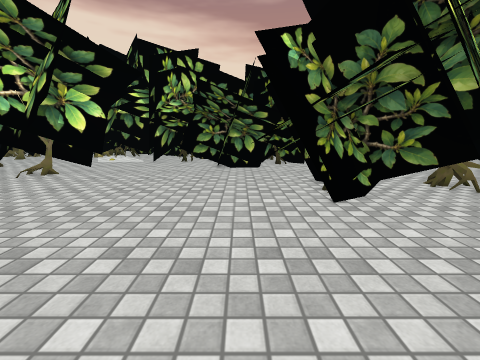
View 1 (above)

24 first-person views from a walk through a 3-D level made in the Unity game engine. The camera is 1.2 m above the floor, tilts 10° down and sees 90° across. The floor is counted in squares, 0.5 m on a side. Each view is taken from the middle of a square. On the plan, view 1 faces up. The plan holds only what a view shows up to about 17 squares ahead; the rest is blank. The place goes on beyond the plan. The player character is not drawn. Some surface patterns are stand-ins.

View 2
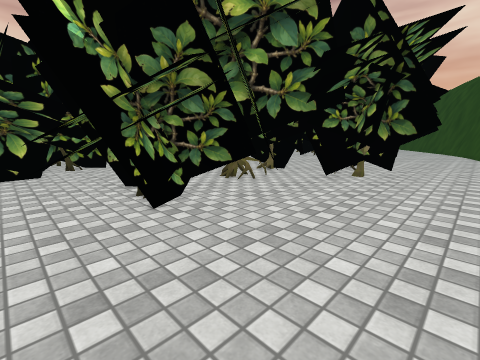

View 3
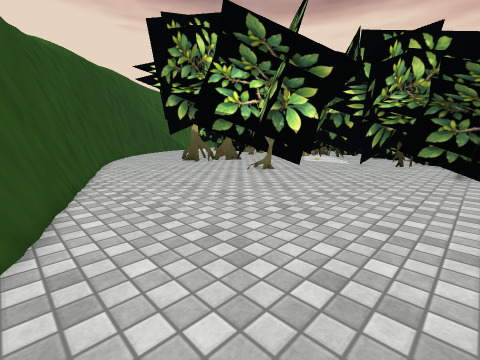

View 4
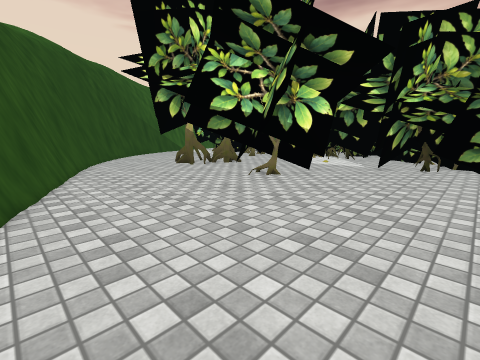

View 5
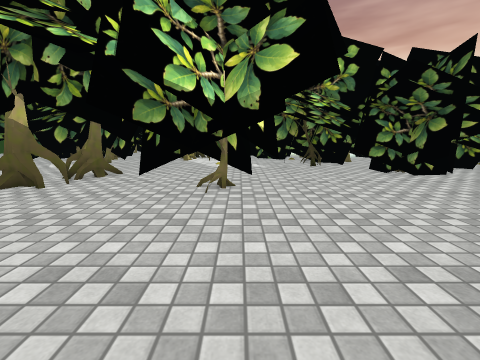

View 6
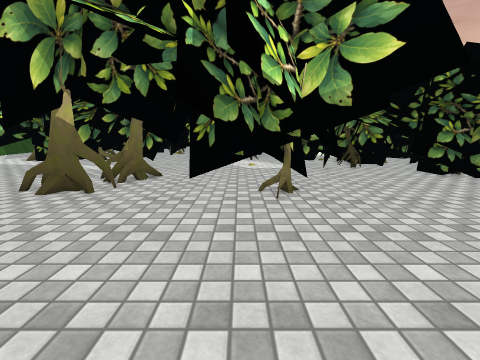

View 7
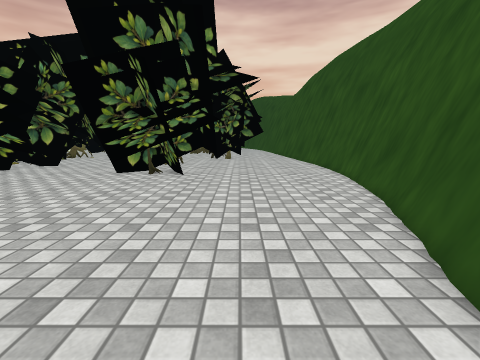

View 8
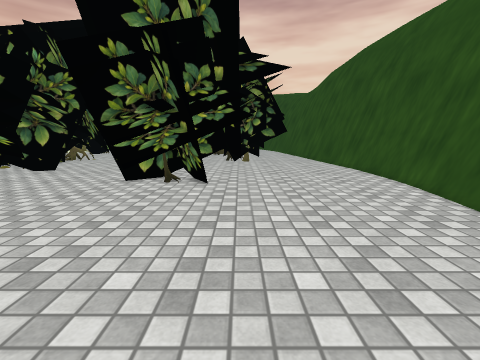

View 9
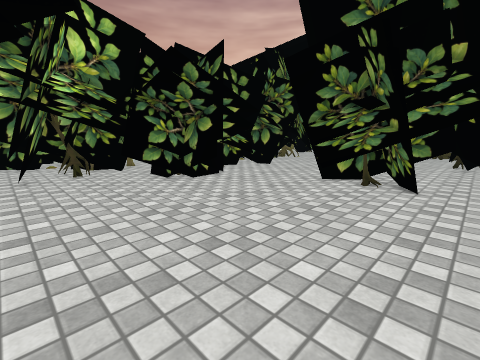

View 10
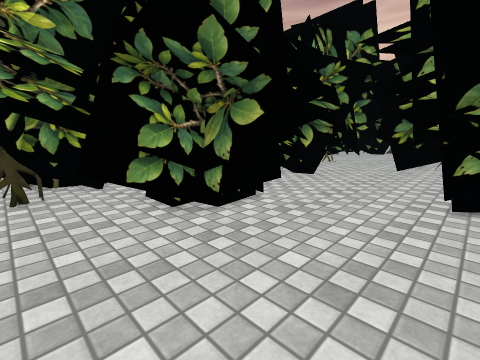

View 11
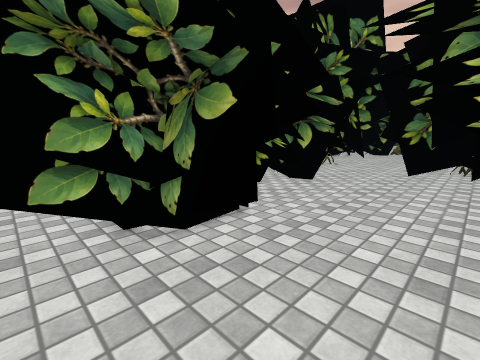

View 12
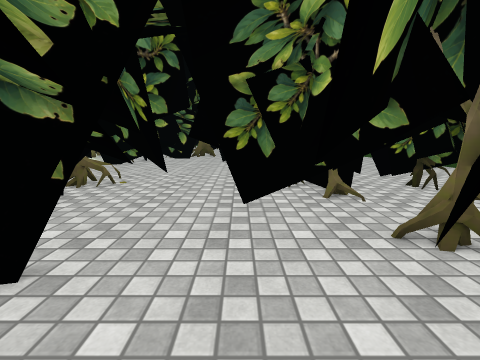

View 13
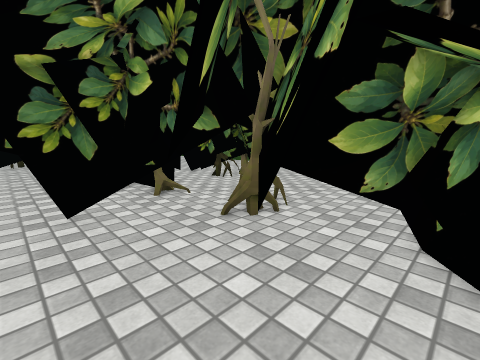

View 14
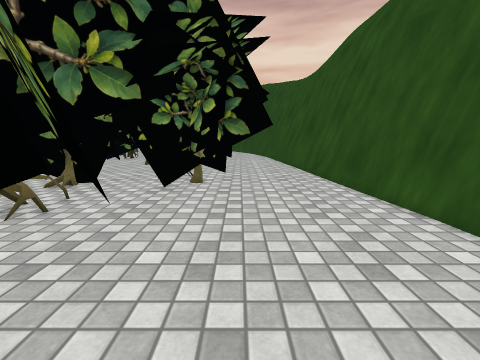

View 15
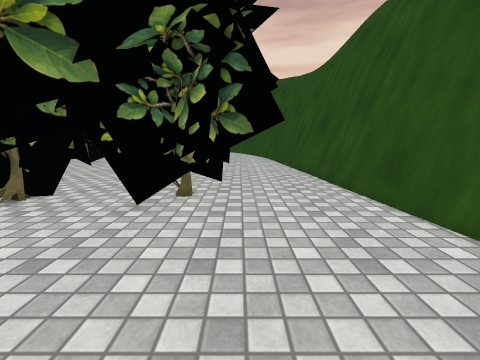

View 16
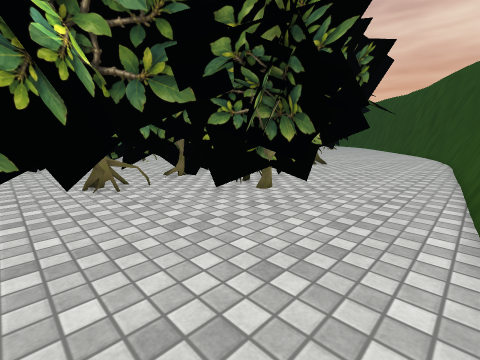

View 17
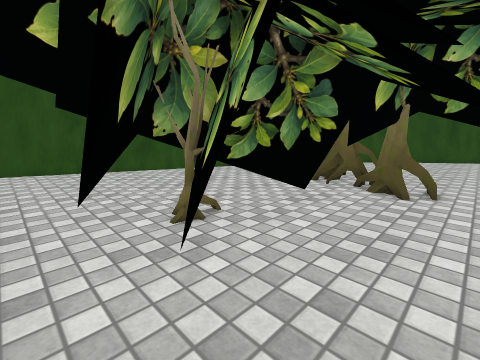

View 18
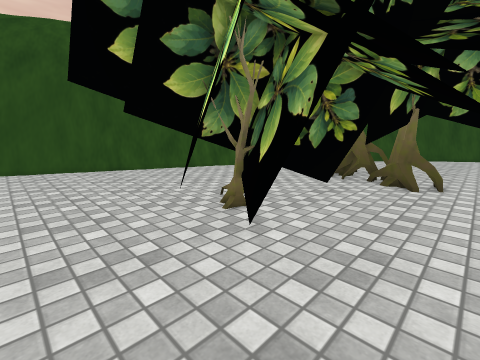

View 19
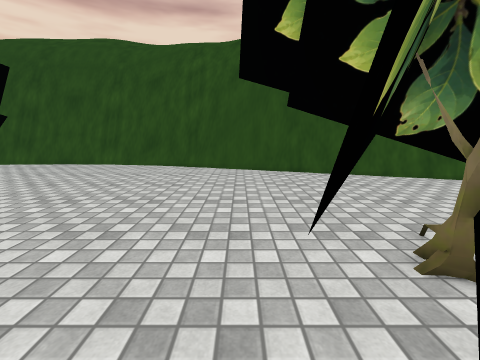

View 20
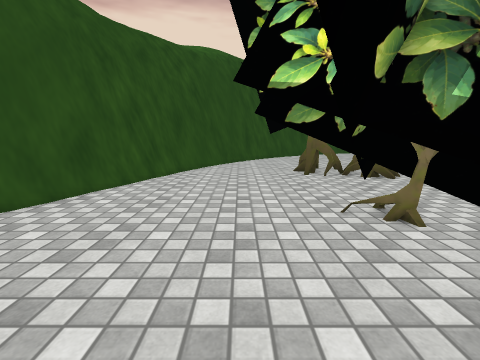

View 21
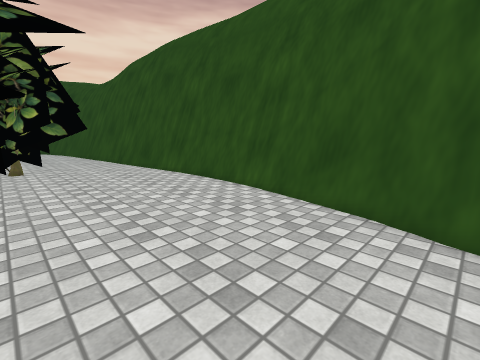

View 22
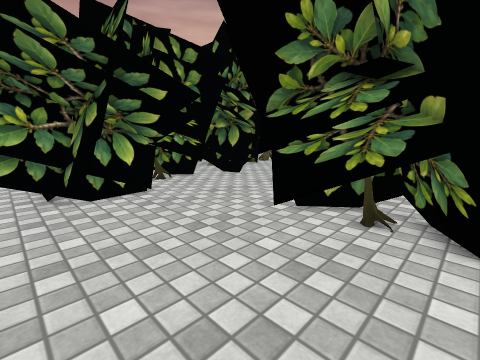

View 23
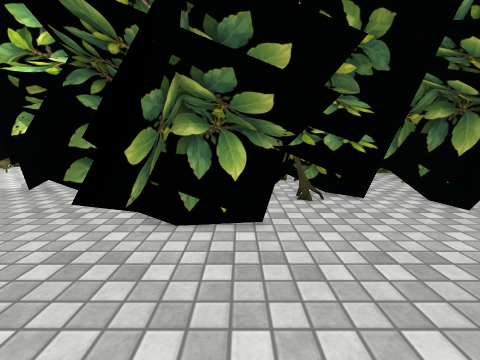

View 24
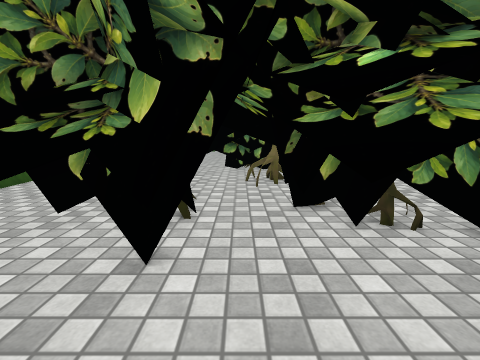

### Floor plan
Key: @ floor where view 1 was taken; # wall or solid block; . floor; / step, stairs or slope; = window, fence, low wall or low ledge; O other object.
Columns run from 23 left of view 1 to 27 right of it. Each row starts with its distance up from view 1.
 22 ..O..... O.....O.OOO     OOOOO OOO      O  O
 21 .OO....OOO........OO.OO  OOOOO.OOOO  OOO......
 20 .OO/...............OOOOO OOOO..OOOO  OO.......
 19 OOOOO .....OO......OOOOOO OO..........    ....
 18  ..   O...OOOO.......OO..OO..........OOO   .......
 17 OO.OO.OOO.OOOO........O.............OO     .......
 16 OO.....OOOOOO.........O.........O...OO OOO    .
 15 O.......OOOO................O...OO.  OO OOO ...
 14 O.......OOOO..............OOO.OOOOOOOOOOOOOO...
 13  ......OO.OOO............OOOO..OOOOOOOOOOOOOO.
 12 .......O................OOOOOOOOOOOO OO  OO O.
 11 ........................OOOOOOO..OOO O OOOO ..
 10 .........................OOOOOO..OOO.OOO. OO.  .
  9 .........................OOO.OOOOO.OOO ..O O..
  8 ..........................OO..OOO....OOOOOOO..
  7 =..........................O..OO.....OOOOOOOO..
  6 ##=#.................................OOOOOO ....
  5 ####==..............................OOOOOOO......
  4   #####==.............................OOO OO......
  3      #####=#..........................O....O.......
  2         ####==.....................................
  1           #####==..................................
  0              #####=#...@...........................
 -1                 #####==#...............#=====######
 -2                    #######=========############
 -3                         #################

Positions as (right, up) in squares from view 1, and headings:
1: (0, 0), facing up
2: (0, 1), facing up-right
3: (-1, 1), facing up-left
4: (-3, 3), facing up-left
5: (-12, 4), facing up
6: (-15, 5), facing up
7: (-12, 5), facing right
8: (-9, 7), facing right
9: (-9, 7), facing up-right
10: (-6, 13), facing up-right
11: (-4, 14), facing up-right
12: (5, 17), facing right
13: (5, 18), facing down-right
14: (3, 4), facing right
15: (6, 4), facing right
16: (7, -1), facing up-right
17: (-9, 22), facing down-left
18: (-7, 22), facing down-left
19: (-9, 20), facing down
20: (-6, 11), facing left
21: (-5, 7), facing down-right
22: (-3, 9), facing up-right
23: (1, 13), facing up
24: (24, 10), facing left
